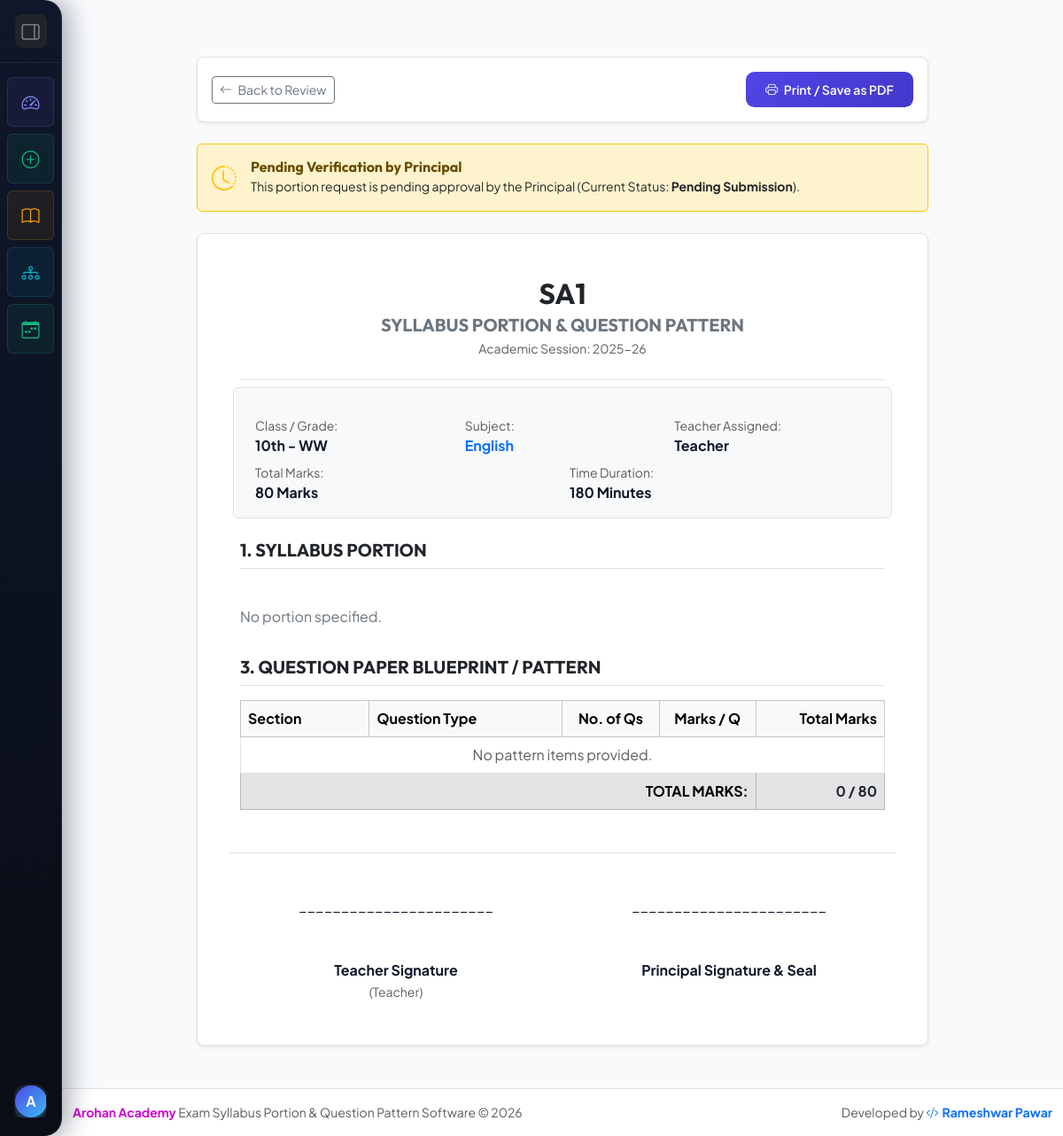
/submission/46145e73-1848-4c33-800c-a52b606738e7/print/ (signed in), run on an earlier commit of the app's database.
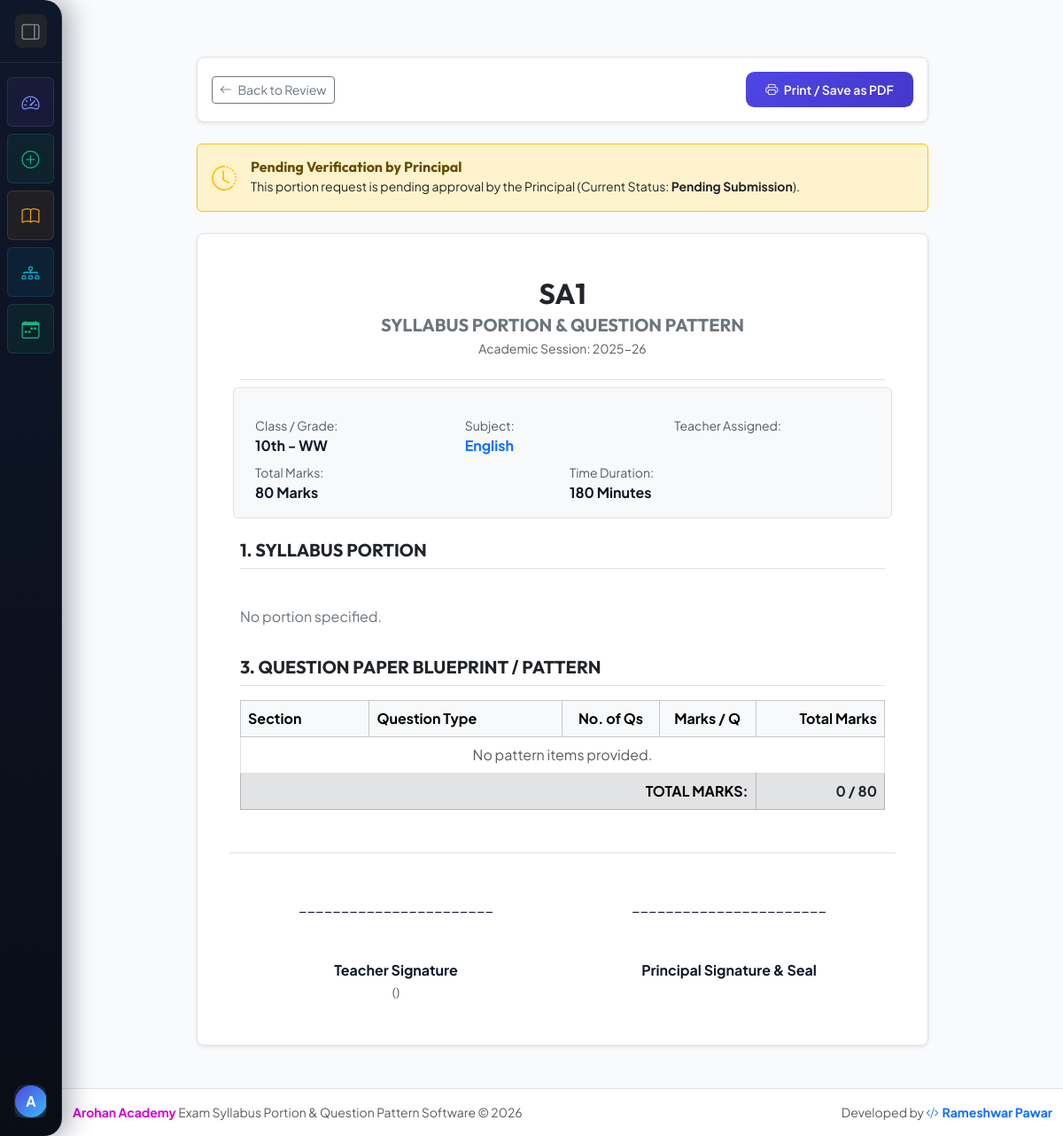
And on a later commit of the database.
### core/models.py (models this page shows, shortened)
class PortionSubmission(models.Model):
    STATUS_CHOICES = [
        ('PENDING', 'Pending Submission'),
        ('SUBMITTED', 'Submitted by Teacher'),
        ('APPROVED', 'Approved by Principal'),
        ('REVISION', 'Revision Requested'),
    ]
    id = models.UUIDField(primary_key=True, default=uuid.uuid4, editable=False)
    exam = models.ForeignKey(Exam, on_delete=models.CASCADE, related_name='submissions')
    master_subject = models.ForeignKey(MasterSubject, on_delete=models.SET_NULL, null=True, blank=True, related_name='submissions')
    division_ref = models.ForeignKey(Division, on_delete=models.SET_NULL, null=True, blank=True, related_name='submissions')
    class_name = models.CharField(max_length=100, db_index=True, help_text="e.g. Grade VIII(MM) or Class 10-A")
    subject_name = models.CharField(max_length=100, db_index=True, help_text="e.g. Mathematics, Physics")
    teacher_name = models.CharField(max_length=150, help_text="Teacher's full name")
    teacher_email = models.EmailField(blank=True, null=True, help_text="Optional teacher contact email")
    exam_date = models.DateField(blank=True, null=True, db_index=True, help_text="Date of exam e.g. 2026-07-06")
    syllabus_portion = models.TextField(blank=True, help_text="List chapters, topics, and units covered")
    instructions_for_students = models.TextField(blank=True, help_text="Special instructions for question paper e.g. Use of calculator allowed")
    total_marks = models.PositiveIntegerField(default=80)
    duration_minutes = models.PositiveIntegerField(default=180, help_text="Exam duration in minutes")
    order = models.PositiveIntegerField(default=0, db_index=True, help_text="Sequence order of subject for display and reports")
    status = models.CharField(max_length=20, choices=STATUS_CHOICES, default='PENDING', db_index=True)
    principal_remarks = models.TextField(blank=True, help_text="Remarks from Principal/Admin")
    submitted_at = models.DateTimeField(blank=True, null=True)
    created_at = models.DateTimeField(auto_now_add=True)
    updated_at = models.DateTimeField(auto_now=True)
    class Meta:
        ordering = ['order', 'class_name', 'subject_name']
        indexes = [
            models.Index(fields=['exam', 'status'], name='idx_sub_exam_status'),
            models.Index(fields=['exam', 'division_ref', 'master_subject'], name='idx_sub_exam_div_subj'),
            models.Index(fields=['exam', 'order', 'subject_name'], name='idx_sub_exam_order_subj'),
            models.Index(fields=['exam', 'subject_name', 'status'], name='idx_sub_exam_subj_status'),
        ]
    @property
    def has_target_marks(self):
        return (self.total_marks or 0) > 0
    @property
    def total_calculated_marks(self):
        return sum(item.total_marks for item in self.pattern_items.all())

class Exam(models.Model):
    title = models.CharField(max_length=200, help_text="e.g. PA-1 Exam 2026-2027")
    academic_year = models.CharField(max_length=50, help_text="e.g. 2026-2027")
    school_name = models.CharField(max_length=250, default="Arohan Academy School", help_text="School Name Header")
    header_subtitle = models.CharField(max_length=200, default="(Syllabus Paper & Time table)", help_text="Subtitle e.g. (Syllabus Paper & Time table)")
    note_text = models.CharField(max_length=300, default="NOTE: Kindly pay your wards fees before exam and collect the exam pass from the office.", help_text="Bottom note")
    hide_target_before_submission = models.BooleanField(
        default=False,
        help_text="Hide pre-set marks and duration before teacher submission so teachers enter them on submit.",
    )
    created_at = models.DateTimeField(auto_now_add=True, db_index=True)
    is_active = models.BooleanField(default=True, db_index=True)
    class Meta:
        ordering = ['-created_at']
        indexes = [
            models.Index(fields=['is_active', '-created_at'], name='idx_exam_active_created'),
        ]

### core/views.py (the view)
# urls.py: path('submission/<uuid:submission_id>/print/', views.print_submission_view, name='print_submission'),
@login_required
def print_submission_view(request, submission_id):
    submission = get_object_or_404(
        PortionSubmission.objects
        .select_related('exam')
        .prefetch_related('pattern_items'),
        id=submission_id,
    )
    return render(request, 'core/print_submission.html', {'submission': submission})

### templates/core/print_submission.html (shortened to what the changed rows need)
{% extends 'base.html' %}
{% block content %}
<div class="container my-4" style="max-width: 850px;">
    {% if submission.status != 'APPROVED' %}
    <div class="alert alert-warning border-warning d-flex align-items-center mb-4 no-print">
        <i class="bi bi-clock-history fs-3 me-3 text-warning"></i>
        <div>
            <h6 class="fw-bold mb-0">Pending Verification by Principal</h6>
            <small class="text-dark">This portion request is pending approval by the Principal (Current Status: <strong>{{ submission.get_status_display }}</strong>).</small>
        </div>
    </div>
    {% endif %}
    <div class="bg-white p-5 border rounded-3 shadow-sm print-card">
        <div class="text-center border-bottom pb-4 mb-4">
            <h2 class="fw-bold mb-1 text-uppercase text-dark">{{ submission.exam.title }}</h2>
            <h5 class="text-secondary font-semibold mb-1">SYLLABUS PORTION & QUESTION PATTERN</h5>
            <p class="text-muted small mb-0">Academic Session: {{ submission.exam.academic_year }}</p>
        </div>
        <div class="row g-3 mb-4 p-3 bg-light rounded border">
            <div class="col-4">
                <span class="text-muted small d-block">Class / Grade:</span>
                <strong class="fs-6">{{ submission.class_name }}</strong>
            </div>
            <div class="col-4">
                <span class="text-muted small d-block">Subject:</span>
                <strong class="fs-6 text-primary">{{ submission.subject_name }}</strong>
            </div>
            <div class="col-4">
                <span class="text-muted small d-block">Teacher Assigned:</span>
                <strong class="fs-6">{{ submission.teacher_name }}</strong>
            </div>
            <div class="col-6 mt-2">
                <span class="text-muted small d-block">Total Marks:</span>
                <strong>{% if submission.total_marks > 0 %}{{ submission.total_marks }} Marks{% else %}&mdash;{% endif %}</strong>
            </div>
            <div class="col-6 mt-2">
                <span class="text-muted small d-block">Time Duration:</span>
                <strong>{% if submission.duration_minutes > 0 %}{{ submission.duration_minutes }} Minutes{% else %}&mdash;{% endif %}</strong>
            </div>
        </div>
        <div class="mb-4">
            <h5 class="fw-bold border-bottom pb-2 text-dark">1. SYLLABUS PORTION</h5>
            <div class="py-2 text-secondary" style="white-space: pre-line; line-height: 1.6;">
                {{ submission.syllabus_portion|default:"No portion specified." }}
            </div>
        </div>
        <div class="mb-5">
            <table class="table table-bordered align-middle mt-3">
                <thead class="table-light">
                    <tr>
                        <th style="width: 20%;">Section</th>
                        <th style="width: 30%;">Question Type</th>
                        <th class="text-center" style="width: 15%;">No. of Qs</th>
                        <th class="text-center" style="width: 15%;">Marks / Q</th>
                        <th class="text-end" style="width: 20%;">Total Marks</th>
                    </tr>
                </thead>
                <tfoot>
                    <tr class="table-secondary">
                        <th colspan="4" class="text-end fw-bold">TOTAL MARKS:</th>
                        <th class="text-end fs-6 fw-bold text-dark">{{ submission.total_calculated_marks }}{% if submission.has_target_marks %} / {{ submission.total_marks }}{% endif %}</th>
                    </tr>
                </tfoot>
            </table>
        </div>
        <div class="row pt-5 mt-5 border-top">
            <div class="col-6 text-center">
                <p class="mb-5">_______________________</p>
                <p class="fw-bold mb-0">Teacher Signature</p>
                <small class="text-muted">({{ submission.teacher_name }})</small>
            </div>
        </div>
    </div>
</div>
{% endblock %}

What changed in the data, as far as the page shows it:
changed PortionSubmission "10th - WW": teacher_name "Teacher" → (not shown)
